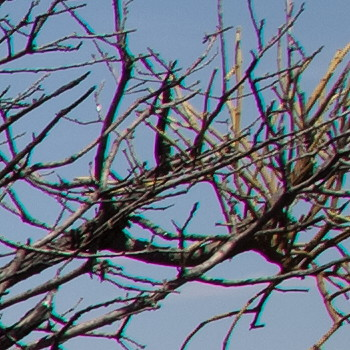
#> input picture data/input/CA1.jpg, 350 x 350 px
$ python -i scratch_dust_removal.py   (imports and definitions only)
#> lines starting #> are read from the running program, lines starting #| are printed output that depends on the picture
#> further down, picture is the input picture: shape (350, 350, 3); mean B, G, R 133.3, 116.5, 107.8
import numpy as np
import cv2 as cv


# [25 lines left out: function scratch_detection_tmp, not called in this run]


def scratch_detection(img):

    kernel = cv.getStructuringElement(cv.MORPH_RECT, (5, 5))
    ridges = cv.morphologyEx(img, cv.MORPH_TOPHAT, kernel)
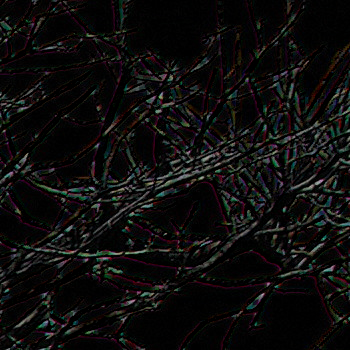
#> ridges: shape (350, 350, 3); mean B, G, R 12.6, 13.2, 14.1
    mask = cv.normalize(ridges, None, 0, 255, cv.NORM_MINMAX)
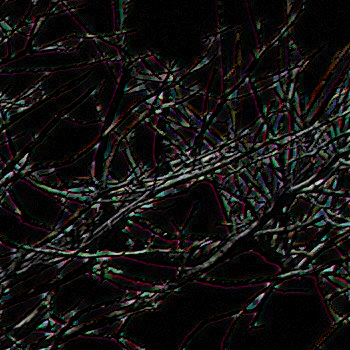
#> mask: shape (350, 350, 3); mean B, G, R 17.3, 18.1, 19.5

    cv.imshow('enhanced ridges', mask)
    cv.waitKey(0)

    mask = cv.dilate(mask, np.ones((7, 7), np.uint8))
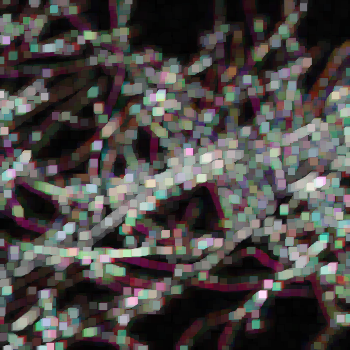
#> mask: shape (350, 350, 3); mean B, G, R 69.4, 71.6, 75.4
    _, mask = cv.threshold(mask, 100, 255, cv.THRESH_BINARY)
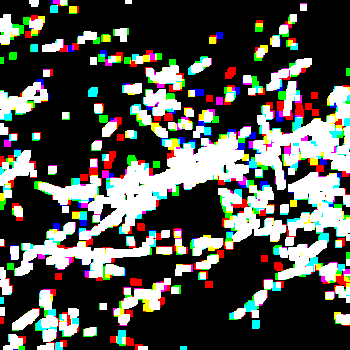
#> mask: shape (350, 350, 3); mean B, G, R 77.8, 83.1, 81.4

    cv.imshow('threshold', mask)
    cv.waitKey(0)

    kernel = cv.getStructuringElement(cv.MORPH_RECT, (21, 21))
    mask = cv.morphologyEx(mask, cv.MORPH_CLOSE, kernel)
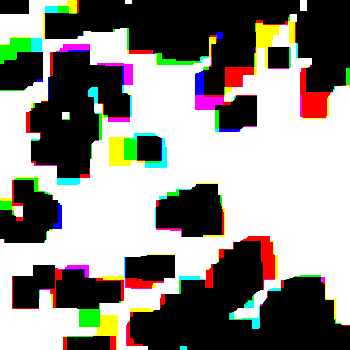
#> mask: shape (350, 350, 3); mean B, G, R 130.1, 136.8, 139.3

    cv.imshow('closing', mask)
    cv.waitKey(0)

    mask = cv.dilate(mask, np.ones((5, 5), np.uint8))
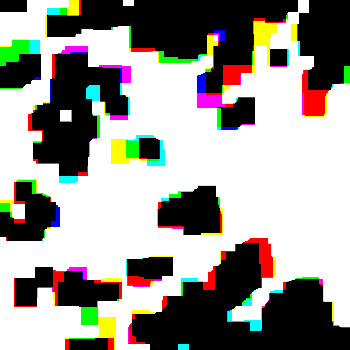
#> mask: shape (350, 350, 3); mean B, G, R 145.9, 152.4, 154.5

    cv.imshow('dilated - final mask', mask)
    cv.waitKey(0)

    cv.destroyAllWindows()
    return mask


# [16 lines left out: function scratch_removal, not called in this run]


# Needed Stuff
#   Laplacian
#   inpaint

>>> import cv2
>>> picture = cv2.imread('../../data/input/CA1.jpg')
>>> result = scratch_detection(picture)

$ run again, on data/input/CA2.jpg
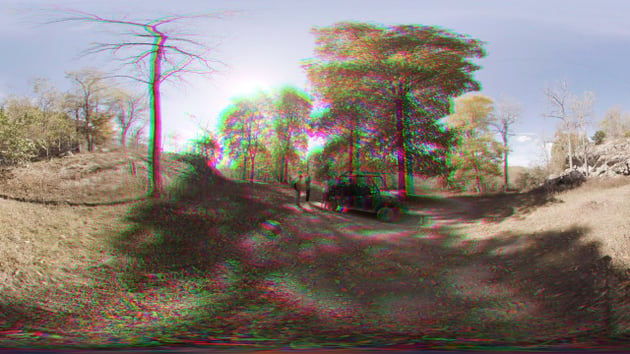
#> input picture data/input/CA2.jpg, 630 x 354 px
#> picture is the input picture: shape (354, 630, 3); mean B, G, R 118.2, 124.9, 134.3
#> in scratch_detection, `ridges = cv.morphologyEx(img, cv.MORPH_TOPHAT, kernel)`:
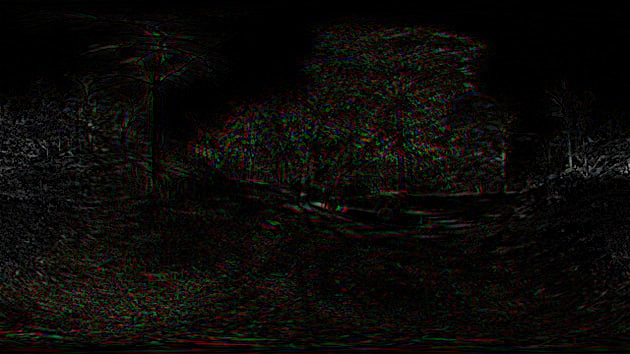
#> ridges: shape (354, 630, 3); mean B, G, R 8, 10, 11.3
#> in scratch_detection, `mask = cv.dilate(mask, np.ones((5, 5), np.uint8))`:
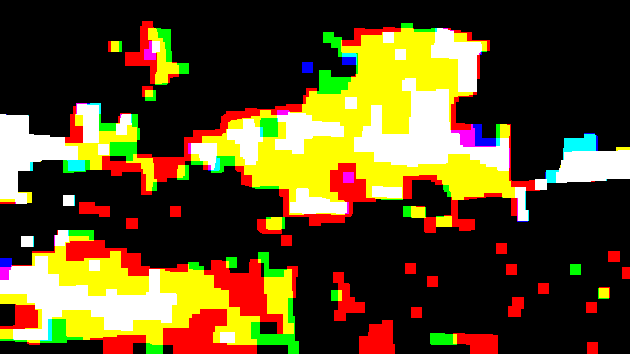
#> mask: shape (354, 630, 3); mean B, G, R 33.1, 74.6, 90.6

$ run again, on data/input/CA4.jpg
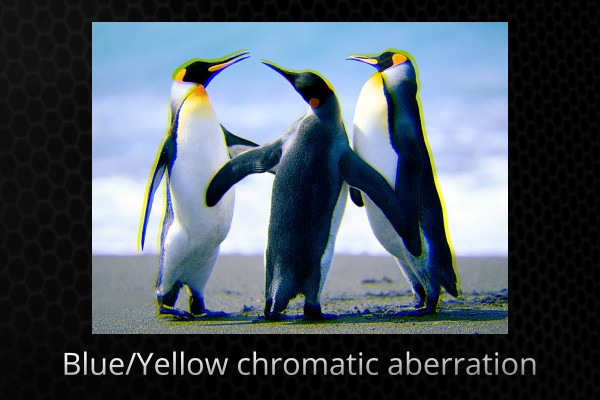
#> input picture data/input/CA4.jpg, 600 x 400 px
#> picture is the input picture: shape (400, 600, 3); mean B, G, R 96, 85.9, 75.1
#> in scratch_detection, `ridges = cv.morphologyEx(img, cv.MORPH_TOPHAT, kernel)`:
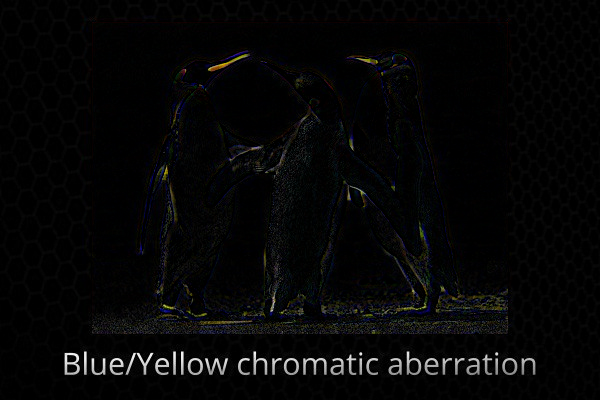
#> ridges: shape (400, 600, 3); mean B, G, R 6.3, 6, 6
#> in scratch_detection, `mask = cv.dilate(mask, np.ones((5, 5), np.uint8))`:
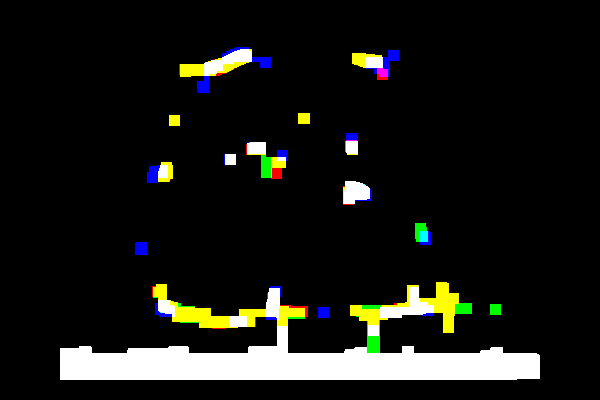
#> mask: shape (400, 600, 3); mean B, G, R 20.9, 24.9, 24.1

$ run again, on data/input/CA5.jpg
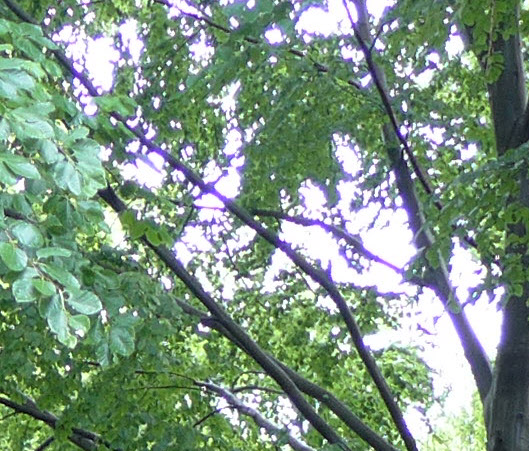
#> input picture data/input/CA5.jpg, 529 x 451 px
#> picture is the input picture: shape (451, 529, 3); mean B, G, R 131.6, 149.6, 126.7
#> in scratch_detection, `ridges = cv.morphologyEx(img, cv.MORPH_TOPHAT, kernel)`:
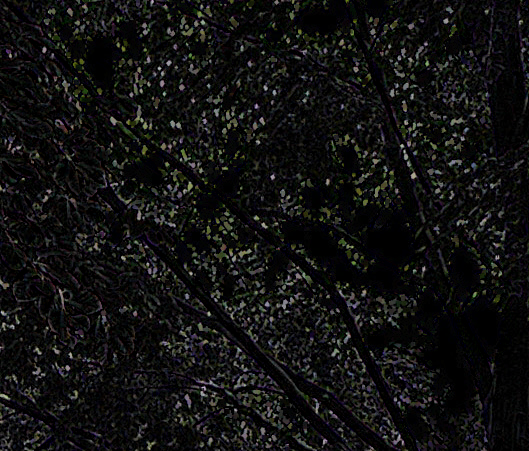
#> ridges: shape (451, 529, 3); mean B, G, R 16.5, 17.1, 17
#> in scratch_detection, `mask = cv.dilate(mask, np.ones((5, 5), np.uint8))`:
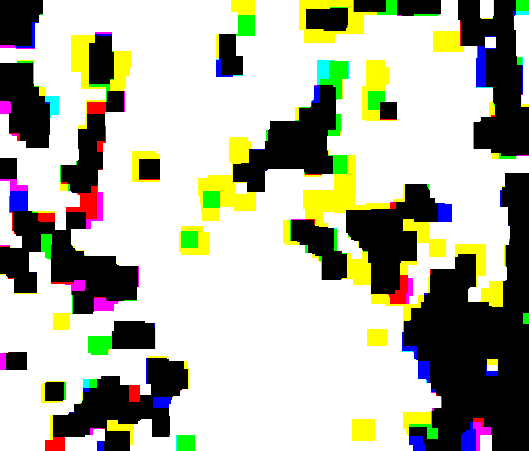
#> mask: shape (451, 529, 3); mean B, G, R 162.1, 179.5, 178
